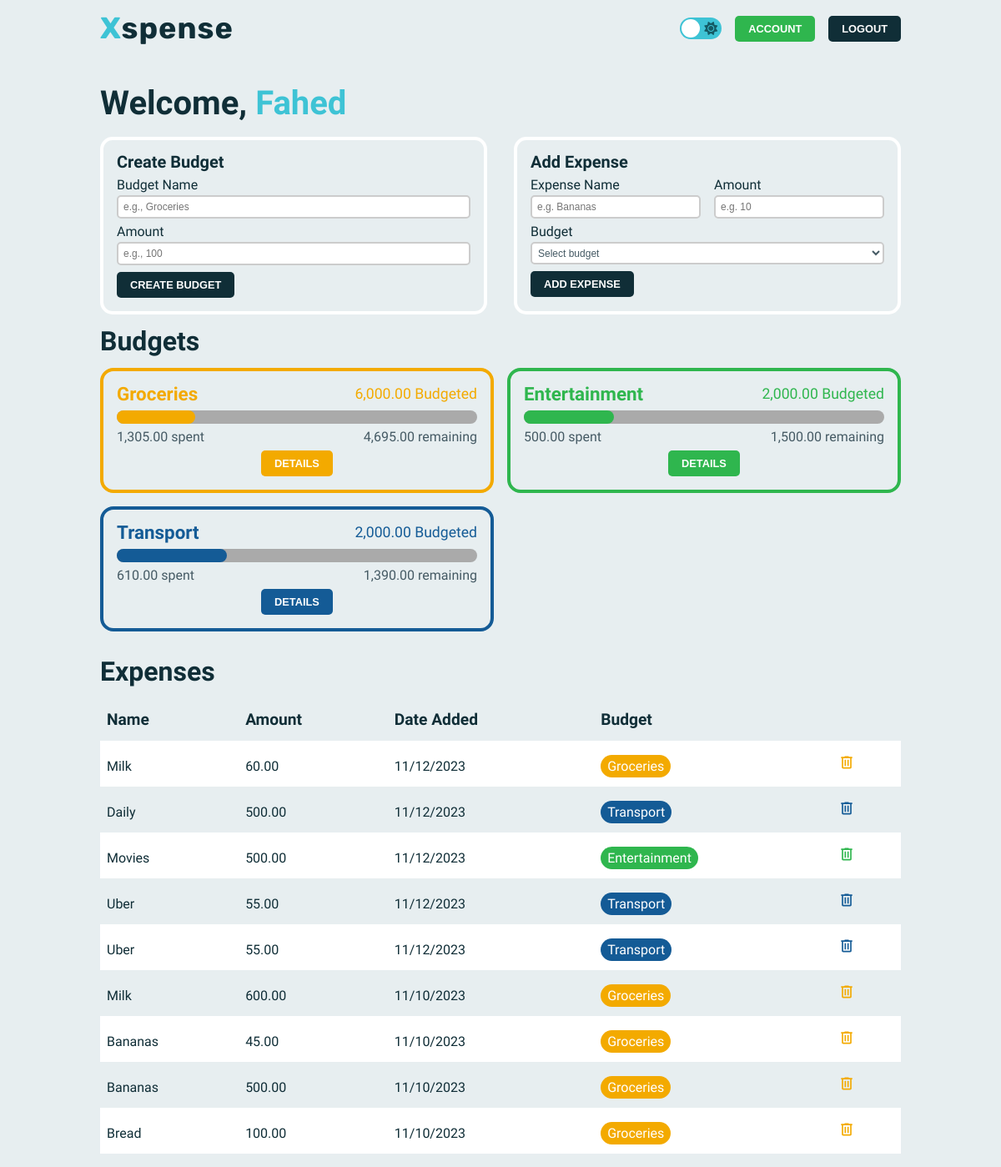
The page /dashboard (signed in) on the database its author committed.
### models.py (models this page shows, shortened)
class User(db.Model, UserMixin):
    __tablename__ = "user"
    id = db.Column(db.Integer, primary_key=True)
    name = db.Column(db.String(25), nullable=False)
    username = db.Column(db.String(25), nullable=False, unique=True)
    password = db.Column(db.String(80), nullable=False)
    date_added = db.Column(db.DateTime, default=datetime.utcnow)
    budgets = db.relationship("Budget", backref="user")
    expenses = db.relationship("Expense", backref="user")

class Budget(db.Model, UserMixin):
    __tablename__ = "budget"
    id = db.Column(db.Integer, primary_key=True)
    name = db.Column(db.String(25), nullable=False)
    amount = db.Column(db.Float, nullable=False)
    spent = db.Column(db.Float, nullable=False, default=0)
    color = db.Column(db.String(9), nullable=False)
    date_added = db.Column(db.DateTime, default=datetime.utcnow)
    user_id = db.Column(db.Integer, db.ForeignKey("user.id"))
    expenses = db.relationship("Expense", backref="budget")

class Expense(db.Model, UserMixin):
    __tablename__ = "expense"
    id = db.Column(db.Integer, primary_key=True)
    name = db.Column(db.String(25), nullable=False)
    amount = db.Column(db.Float, nullable=False)
    date_added = db.Column(db.DateTime, default=datetime.utcnow)
    budget_id = db.Column(db.Integer, db.ForeignKey("budget.id"))
    user_id = db.Column(db.Integer, db.ForeignKey("user.id"))

### app.py (the view)
@app.route("/dashboard", methods=["GET"])
@login_required
def dashboard():
    budget_form = BudgetForm()
    expense_form = ExpenseForm()
    return render_template(
        "dashboard.html",
        current_user=current_user,
        budget_form=budget_form,
        expense_form=expense_form,
        curr_f=currency_formatter,
    )

### forms.py (shortened to what this page needs)
class BudgetForm(FlaskForm):
    name = StringField(
        "Budget Name",
        validators=[InputRequired(), length(min=3, max=13)],
        render_kw={"placeholder": "e.g., Groceries"},
    )
    amount = FloatField(
        "Amount",
        validators=[InputRequired()],
        render_kw={"placeholder": "e.g., 100"},
    )
    submit = SubmitField("Create Budget")

class ExpenseForm(FlaskForm):
    expense_name = StringField(
        "Expense Name",
        validators=[InputRequired(), length(min=3, max=12)],
        render_kw={"placeholder": "e.g. Bananas"},
    )
    expense_amount = FloatField(
        "Amount",
        validators=[InputRequired()],
        render_kw={"placeholder": "e.g. 10"},
    )
    expense_submit = SubmitField("Add Expense")

### app.py (called while the page is built)
@login_manager.user_loader
def load_user(user_id):
    return User.query.get(int(user_id))

### helpers.py (called while the page is built)
def currency_formatter(number):
    return "{:,.2f}".format(number)

### templates/dashboard.html (shortened to what this page needs)
{% extends 'layout.html' %}
{% block header %}
<a href="/account" ><button class="btn btn-secondary btn-small">Account</button></a>
<a href="/logout" ><button class="btn btn-small">logout</button></a>
{% endblock %}
{% block body %}
<div class="container dashboard">
  <h1 class="title">Welcome, <span class="highlight">{{ current_user.name }}</span></h1>
  <div class="create">
    <div class="card budget">
      <h3 class="sub-subtitle">Create Budget</h3>
      <form action="/new-budget" method="post" novalidate>
        <div class="form-control">
          {{ budget_form.name.label}}
          {{ budget_form.name(class="input", size=20)}}
        </div>
        <div class="form-control">
          {{ budget_form.amount.label}}
          {{ budget_form.amount(class="input", size=20)}}
        </div>
        {{ budget_form.submit(class="btn btn-small") }}
      </form>
    </div>
    {% if current_user.budgets %}
    <div class="card expense">
      <h3 class="sub-subtitle">Add Expense</h3>
      <form action="/new-expense" method="post">
        <div class="expense-wrapper">
          <div class="form-control">
            {{ expense_form.expense_name.label}}
            {{ expense_form.expense_name(class="input", size=20)}}
          </div>
          <div class="form-control">
            {{ expense_form.expense_amount.label}}
            {{ expense_form.expense_amount(class="input", size=20)}}
          </div>
        </div>
        <div class="form-control">
          <label for="category">Budget</label>
          <select name="budget" id="budget" class="input select" required>
            {% with budgets = current_user.budgets %}
              <option value="" disabled selected>Select budget</option>
            {% endwith %}
          </select>
        </div>
        {{ expense_form.expense_submit(class="btn btn-small") }}
      </form>
    </div>
    {% endif %}
  </div>
  {% if current_user.budgets %}
  <h2 class="subtitle">Budgets</h2>
  <div class="budgets-container">
    {% for budget in current_user.budgets %}
    <div class="budget-card {{ budget.color }}">
      <div class="row">
        <h3 class="sub-subtitle row-title {{ budget.color }}">{{ budget.name }}</h3>
        <p class="amount {{ budget.color }}">{{ curr_f(budget.amount) }} Budgeted</p>
      </div>
      <div class="row {{ budget.color }}">
        <progress max="{{ budget.amount }}" value="{{ budget.spent }}"></progress>
      </div>
      <div class="row progress-text">
        <small>{{ curr_f(budget.spent) }} spent</small>
        {% if budget.amount - budget.spent < 0 %}
        <small class="warn">{{  curr_f(budget.spent - budget.amount) }} overbudget</small>
        {% else %}
        <small>{{ curr_f(budget.amount - budget.spent) }} remaining</small>
        {% endif %}
      </div>
      <div class="row">
        <a href="/budgets/{{ budget.name }}"><button class="btn btn-small {{ budget.color }}">details</button></a>
      </div>
    </div>
    {% endfor %}
  </div>
  {% endif %}
  {% if current_user.expenses %}
  <h2 class="subtitle">Expenses</h2>
  <table class="expenses">
      <tr>
        <th>Name</th>
        <th>Amount</th>
        <th>Date Added</th>
        <th>Budget</th>
        <th></th>
      </tr>
        {% for expense in current_user.expenses|reverse %}
          <tr>
            <td>{{ expense.name }}</td>
            <td>{{ curr_f(expense.amount) }}</td>
            <td>{{ moment(expense.date_added).calendar() }}</td>
            <td><span class="budget-name {{ expense.budget.color }}"><a href="/budgets/{{ expense.budget.name }}">{{ expense.budget.name }}</a></span></td>
            <td>
              <form action="/delete-expense" method="post">
                <button class="delete-expense" type="submit">
                  <svg
                    xmlns="http://www.w3.org/2000/svg"
                    height="20"
                    viewBox="0 -960 960 960"
                    width="24"
                    class="{{ expense.budget.color }}"
                  >
                    <path
                      d="M280-120q-33 0-56.5-23.5T200-200v-520h-40v-80h200v-40h240v40h200v80h-40v520q0 33-23.5 56.5T680-120H280Zm400-600H280v520h400v-520ZM360-280h80v-360h-80v360Zm160 0h80v-360h-80v360ZM280-720v520-520Z"
                    />
                  </svg>
                </button>
              </form>
            </td>
          </tr>
      {% endfor %}
    </table>
    {% endif %}
</div>
{% endblock %}

### templates/layout.html (shortened to what this page needs)
<!DOCTYPE html>
<html lang="en">
  <head>
    <link
      rel="stylesheet"
      href="https://cdnjs.cloudflare.com/ajax/libs/font-awesome/6.4.2/css/all.min.css"
    />
    <link rel="stylesheet" href="../static/css/reset.css" />
    <link rel="stylesheet" href="../static/css/style.css" />
    <link rel="stylesheet" href="../static/css/accents.css" />
    <link rel="stylesheet" href="../static/css/switch.css" />
  </head>
  <body>
    <header>
      <div class="logo">
        <a href="/"><span class="highlight">X</span>spense</a>
      </div>
      <div class="header-buttons">
        <div>
          <label for="checkbox" class="checkbox-label">
            <i class="fas fa-sun"></i>
            <span class="ball"></span>
          </label>
        </div>
        {% block header %}{% endblock %}
      </div>
    </header>
    {% block body %}{% endblock %}
  </body>
</html>

### static/css/style.css (style rules this page uses)
:root { --primary-color: #3ec3d5; --secondary-color: #145a64; --light-color: #ffffff; --text-color: #102E37; --text-color-light: #455a64; --progress-color: #aaa; --accent-color1: #2fb64e; --accent-color2: #ff555f; --accent-color3: #55adff; --accent-color4: #f3aa00; --accent-color5: #F78D3F; --accent-color6: #145b96; --accent-color7: #3d5f06; --background-color: #e7eef0; --footer-color: #3ec3d5; --box-shadow: 0 0 8px #bbb; --main-font: "Source Sans 3", sans-serif; --logo-font: "Rubik", sans-serif; }
* { margin: 0; padding: 0; box-sizing: border-box; transition: 0.1s; }
.logo { font-family: var(--logo-font); color: var(--text-color); font-size: 2.25rem; font-weight: 700; letter-spacing: 1px; }
.highlight { color: var(--primary-color) !important; }
body { font-family: var(--main-font); display: flex; flex-direction: column; justify-content: space-between; min-height: 100vh; background-color: var(--background-color); }
header { width: 80%; max-width: 1024px; margin: 0 auto; padding: 1rem 0; display: flex; justify-content: space-between; align-items: center; }
.header-buttons { display: flex; gap: 1rem; align-items: center; }
a { text-decoration: none; }
a, a:visited, a:hover, a:active { color: inherit; }
label { color: var(--text-color); }
.container { width: 80%; max-width: 1024px; margin: 0 auto; flex-grow: 1; padding: 1rem 0; }
.btn { text-transform: uppercase; padding: 0.625rem 1.25rem; font-size: 1rem; width: max-content; color: var(--light-color) !important; font-weight: 700; background-color: var(--text-color); border: none; border-radius: 5px; cursor: pointer; text-decoration: none; }
.btn-secondary { background-color: var(--accent-color1); }
.btn-small { padding: 0.5rem 1rem; font-size: 0.8rem; }
.input { width: 100%; height: 2em; padding: 1em 0.5em; border: 2px solid #ccc; border-radius: 4px; background-color: white; font-size: 1rem; margin-top: 0.25rem; color: var(--text-color-light); }
.title { font-size: 2.5rem; font-weight: 700; margin: 0.5em 0; color: var(--text-color); }
.subtitle { font-size: 2rem; font-weight: 700; margin-bottom: 0.5em; color: var(--text-color); }
.sub-subtitle { font-size: 1.25rem; font-weight: 700; margin-bottom: 0.5em; color: var(--text-color); }
.create { display: grid; grid-template-columns: 1fr 1fr; gap: 2rem; }
.create .input { width: 100%; padding: 1em 0.5em; border-radius: 5px; background-color: white; font-size: 0.75rem; margin-top: 0.25rem; color: var(--text-color-light); }
.card { border-radius: 15px; padding: 1rem; margin-bottom: 1rem; position: relative; border: 4px solid var(--light-color); }
.create form { display: flex; flex-direction: column; gap: 0.5rem; }
.expense-wrapper { display: grid; grid-template-columns: 1fr 1fr; gap: 1rem; }
.form-control { display: flex; flex-direction: column; position: relative; }
.input.select { padding: 0 0.25em; height: 2.25em; }
.budgets-container { display: grid; grid-template-columns: repeat(auto-fill, minmax(320px, 1fr)); gap: 1rem; margin-bottom: 2rem; }
.budget-card { padding: 1rem; height: 150px; border-radius: 16px; display: flex; gap: 0.5rem; flex-direction: column; justify-content: center; }
.row { width: 100%; text-align: center; display: flex; justify-content: space-between; align-items: center; }
.row a { margin: auto; }
.row .sub-subtitle { margin: 0; font-size: 1.4rem; }
.row .amount { font-size: 1.1rem; }
progress { width: 100%; height: 1rem; border: none; }
.progress-text { color: var(--text-color-light); }
table { border-collapse: collapse; width: 100%; }
th { font-size: 1.2rem; font-weight: 700; }
td , th { text-align: left; padding: 1rem 0.5rem; color: var(--text-color); }
.expenses tr:nth-child(even) { background-color: var(--light-color); }
.budget-name { display: inline; padding: .25rem .5rem; border-radius: 1em; color: white !important; font-weight: 500; }
.delete-expense { background-color: transparent; border: none; cursor: pointer; }

### static/css/switch.css (style rules this page uses)
.checkbox-label { background-color: var(--primary-color); width: 50px; height: 26px; border-radius: 50px; position: relative; padding: 5px; cursor: pointer; display: flex; justify-content: space-between; align-items: center; }
.fa-sun { color: var(--secondary-color); }
.checkbox-label .ball { background-color: #fff; width: 22px; height: 22px; position: absolute; left: 2px; top: 2px; border-radius: 50%; transition: transform 0.2s linear; }

### rows shown on the page
User: name "Fahed"
Budget: name "Groceries", amount "6,000.00", spent "1,305.00", curr_f(budget.amount-budget.spent) "4,695.00"
Budget: name "Entertainment", amount "2,000.00", spent "500.00", curr_f(budget.amount-budget.spent) "1,500.00"
Budget: name "Transport", amount "2,000.00", spent "610.00", curr_f(budget.amount-budget.spent) "1,390.00"
Expense: name "Milk", amount "60.00", date_added "11/12/2023", budget.name "Groceries"
Expense: name "Daily", amount "500.00", date_added "11/12/2023", budget.name "Transport"
Expense: name "Movies", amount "500.00", date_added "11/12/2023", budget.name "Entertainment"
Expense: name "Uber", amount "55.00", date_added "11/12/2023", budget.name "Transport"
Expense: name "Uber", amount "55.00", date_added "11/12/2023", budget.name "Transport"
Expense: name "Milk", amount "600.00", date_added "11/10/2023", budget.name "Groceries"
Expense: name "Bananas", amount "45.00", date_added "11/10/2023", budget.name "Groceries"
Expense: name "Bananas", amount "500.00", date_added "11/10/2023", budget.name "Groceries"
Expense: name "Bread", amount "100.00", date_added "11/10/2023", budget.name "Groceries"

### other values the page prints
{{ budget_form.name.label }} "Budget Name"
{{ budget_form.amount.label }} "Amount"
{{ expense_form.expense_name.label }} "Expense Name"
{{ expense_form.expense_amount.label }} "Amount"
